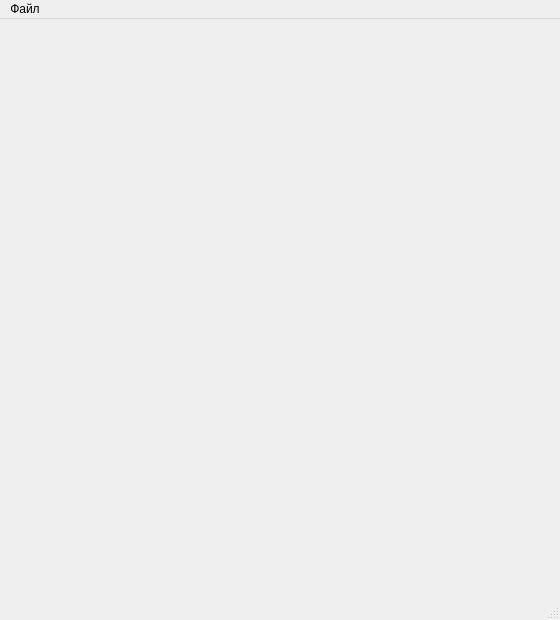
<?xml version="1.0" encoding="UTF-8"?>
<ui version="4.0">
 <class>MainWindow</class>
 <widget class="QMainWindow" name="MainWindow">
  <property name="geometry">
   <rect>
    <x>0</x>
    <y>0</y>
    <width>560</width>
    <height>620</height>
   </rect>
  </property>
  <property name="minimumSize">
   <size>
    <width>560</width>
    <height>620</height>
   </size>
  </property>
  <property name="maximumSize">
   <size>
    <width>560</width>
    <height>620</height>
   </size>
  </property>
  <property name="windowTitle">
   <string>Шахматы</string>
  </property>
  <widget class="QWidget" name="centralwidget">
   <widget class="QWidget" name="gridLayoutWidget">
    <property name="geometry">
     <rect>
      <x>20</x>
      <y>20</y>
      <width>520</width>
      <height>520</height>
     </rect>
    </property>
    <property name="minimumSize">
     <size>
      <width>520</width>
      <height>520</height>
     </size>
    </property>
    <property name="maximumSize">
     <size>
      <width>520</width>
      <height>520</height>
     </size>
    </property>
    <layout class="QGridLayout" name="gridLayout">
     <property name="spacing">
      <number>0</number>
     </property>
     <property name="leftMargin">
      <number>0</number>
     </property>
     <property name="topMargin">
      <number>0</number>
     </property>
     <property name="rightMargin">
      <number>0</number>
     </property>
     <property name="bottomMargin">
      <number>0</number>
     </property>
    </layout>
   </widget>
  </widget>
  <widget class="QMenuBar" name="menubar">
   <property name="geometry">
    <rect>
     <x>0</x>
     <y>0</y>
     <width>560</width>
     <height>22</height>
    </rect>
   </property>
   <widget class="QMenu" name="menuFile">
    <property name="title">
     <string>Файл</string>
    </property>
    <addaction name="actionStartPosition"/>
    <addaction name="actionLoad"/>
    <addaction name="actionLoadGame"/>
    <addaction name="separator"/>
    <addaction name="actionExit"/>
   </widget>
   <addaction name="menuFile"/>
  </widget>
  <widget class="QStatusBar" name="statusbar">
   <property name="minimumSize">
    <size>
     <width>0</width>
     <height>25</height>
    </size>
   </property>
  </widget>
  <action name="actionStartPosition">
   <property name="text">
    <string>Начальная позиция</string>
   </property>
   <property name="shortcut">
    <string>Ctrl+N</string>
   </property>
  </action>
  <action name="actionLoad">
   <property name="text">
    <string>Загрузить позицию...</string>
   </property>
   <property name="shortcut">
    <string>Ctrl+O</string>
   </property>
  </action>
  <action name="actionLoadGame">
   <property name="text">
    <string>Загрузить партию...</string>
   </property>
   <property name="shortcut">
    <string>Ctrl+G</string>
   </property>
  </action>
  <action name="actionExit">
   <property name="text">
    <string>Выход</string>
   </property>
   <property name="shortcut">
    <string>Ctrl+Q</string>
   </property>
  </action>
 </widget>
 <resources/>
 <connections>
  <connection>
   <sender>actionExit</sender>
   <signal>triggered()</signal>
   <receiver>MainWindow</receiver>
   <slot>close()</slot>
   <hints>
    <hint type="sourcelabel">
     <x>-1</x>
     <y>-1</y>
    </hint>
    <hint type="destinationlabel">
     <x>-1</x>
     <y>-1</y>
    </hint>
   </hints>
  </connection>
 </connections>
</ui>
